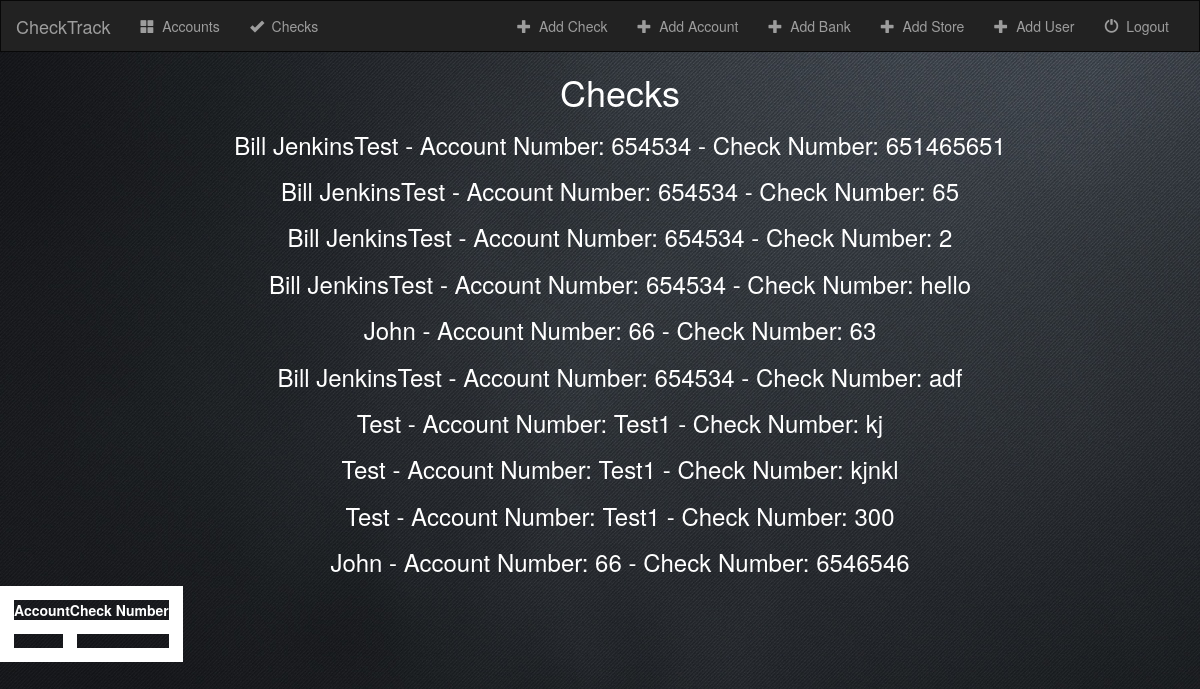
/check/checks/, run on the app's committed database.
### check/models.py (models this page shows, shortened)
class Check(models.Model):
    user = models.ForeignKey('User', on_delete=models.CASCADE)
    account = models.ForeignKey('Account', on_delete=models.CASCADE)
    check_amount = models.CharField(max_length=50)
    check_number = models.CharField(max_length=50)
    cashier_name = models.CharField(max_length=50)
    check_status = models.BooleanField(default=False)
    letter_date1 = models.CharField(max_length=50)
    letter_date2 = models.CharField(max_length=50)
    letter_date3 = models.CharField(max_length=50)

class Account(models.Model):
    acount_store = models.ForeignKey('Store', on_delete=models.CASCADE)
    bank = models.ForeignKey('Bank', on_delete=models.CASCADE)
    account_number = models.CharField(max_length=50)
    routing_number = models.CharField(max_length=50)
    account_name = models.CharField(max_length=50)
    account_street = models.CharField(max_length=50)
    account_state = models.CharField(max_length=50)
    account_city = models.CharField(max_length=50)
    account_zip = models.CharField(max_length=50)
    checks_bounced = models.CharField(max_length=50)
    def __str__(self):
        return self.account_name + ' - Account Number: ' + self.account_number

### check/views.py (the view)
# urls.py: url(r'checks/$', views.CheckIndexView.as_view(), name='checkindex'),
class CheckIndexView(generic.ListView):
    template_name = 'check/checks.html'
    context_object_name = 'all_checks'
    def get_queryset(self):
        return Check.objects.all()

### check/templates/check/checks.html
{% extends 'check/base.html' %}
{% block body %}
<div class="wrapper">
<font color="#ffffff">
        <ul>
            <h1>Checks</h1>
            {% for check in all_checks %}
            <h3><a href="{% url 'check:checkdetail' check.id %}"><font color="#ffffff">{{ check.account }} - Check Number: {{ check.check_number }}</font></a></h3>
            {% endfor %}
        </ul>
        <table>
            <tr>
                <th>Account</th>
                <th>Check Number</th>
            </tr>
            <tr>
                <td>{{ check.account }}</td>
                <td>{{ check.check_number }}</td>
            </tr>
        </table>
    </font>
</div>
{% endblock %}

### check/static/check/style.css (style rules this page uses)
body { background: url("images/black-background.png"); color: white; }
table { padding: 1em; }
tr { padding: 1em; }
td { padding: .5em; }
.wrapper { text-align: center; }
table, td { border: 1em solid white; }

### data on the page
Check: account "Bill JenkinsTest - Account Number: 654534", check_number "651465651"
Check: account "Bill JenkinsTest - Account Number: 654534", check_number "65"
Check: account "Bill JenkinsTest - Account Number: 654534", check_number "2"
Check: account "Bill JenkinsTest - Account Number: 654534", check_number "hello"
Check: account "John - Account Number: 66", check_number "63"
Check: account "Bill JenkinsTest - Account Number: 654534", check_number "adf"
Check: account "Test - Account Number: Test1", check_number "kj"
Check: account "Test - Account Number: Test1", check_number "kjnkl"
Check: account "Test - Account Number: Test1", check_number "300"
Check: account "John - Account Number: 66", check_number "6546546"
